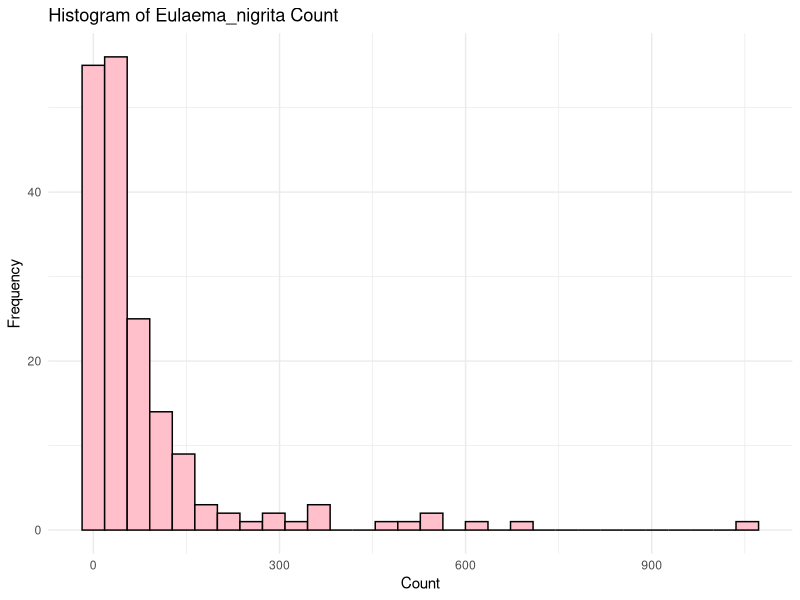
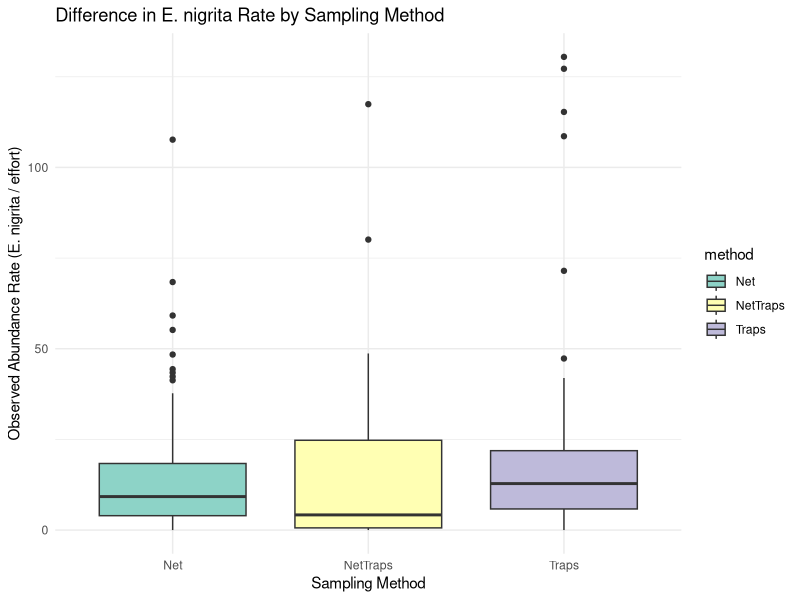
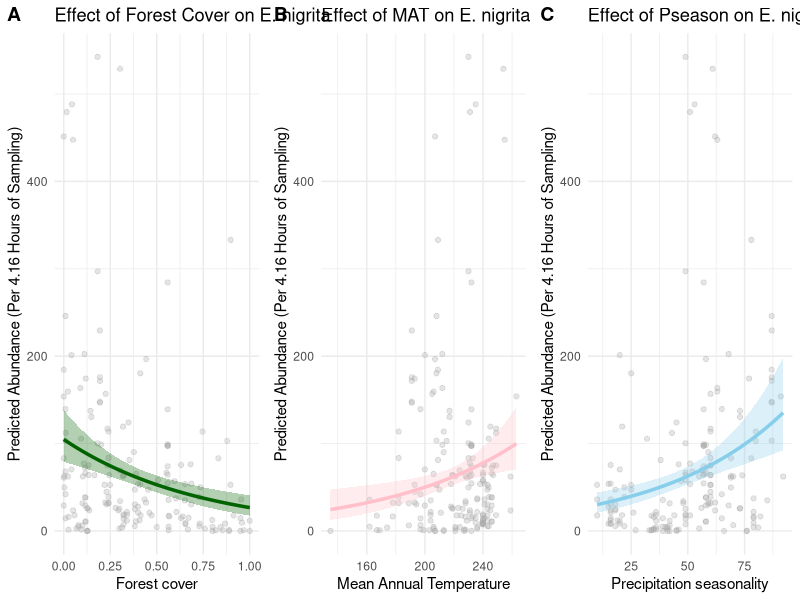

Recreate these plots in R, in order.
library(dplyr)
library(ggplot2)
library(MASS)
library(cowplot)
library(car)

dat = read.csv("exercise_6/Eulaema.csv")
head(dat)

ggplot(dat, aes(x = Eulaema_nigrita)) +
  geom_histogram( fill = "pink", color = "black") +
  labs(title = "Histogram of Eulaema_nigrita Count", x = "Count", y = "Frequency") +
  theme_minimal()

dat$rate <- dat$Eulaema_nigrita / dat$effort 

ggplot(dat, aes(x = method, y = rate, fill = method)) +
  geom_boxplot() +
  scale_fill_brewer(palette = "Set3") +
  labs(y = "Observed Abundance Rate (E. nigrita / effort)", 
       x = "Sampling Method", 
       title = "Difference in E. nigrita Rate by Sampling Method") +
  theme_minimal()

vif_model_full <- lm(Eulaema_nigrita ~ altitude + MAT + MAP + Tseason + Pseason + forest. + lu_het, data = dat)
vif(vif_model_full)

vif_model_step1 <- lm(Eulaema_nigrita ~ MAT + MAP + Tseason + Pseason + forest. + lu_het, data = dat)
vif(vif_model_step1)

vif_model_step2 <- lm(Eulaema_nigrita ~ MAT + MAP + Pseason + forest. + lu_het, data = dat)
vif(vif_model_step2)

vif_model_step3 <- lm(Eulaema_nigrita ~ MAT + Pseason + forest. + lu_het, data = dat)
vif(vif_model_step3)

m <- glm(Eulaema_nigrita ~ effort + forest. + MAT + Pseason + lu_het + method, "poisson", data = dat)
summary(m)

m_full <- glm.nb(Eulaema_nigrita ~ offset(log(effort)) + forest. + MAT + Pseason + lu_het + method, data = dat)
summary(m_full)

beta_lu_het <- 0.031036
sd_lu_het <- sd(dat$lu_het)
effect_lu_het_sd <- 100 * (exp(beta_lu_het * sd_lu_het) - 1)

beta_method_traps <- 0.167504
effect_method_traps <- 100 * (exp(beta_method_traps) - 1) # methods are categorical

beta_forest <- -1.250720
sd_forest <- sd(dat$forest.)
effect_forest <- 100 * (exp(beta_forest * sd_forest) - 1)

beta_MAT <- 0.010593
sd_MAT <- sd(dat$MAT)
effect_MAT <- 100 * (exp(beta_MAT * sd_MAT) - 1)

beta_Pseason <- 0.018179
sd_Pseason <- sd(dat$Pseason)
effect_Pseason <- 100 * (exp(beta_Pseason * sd_Pseason) - 1)

m_strong <- glm.nb(Eulaema_nigrita ~ offset(log(effort)) + forest. + MAT + Pseason, data = dat)

plot_effect <- function(predictor_var, color, small_titles, model = m_strong, data = dat) {
  
  xx_var <- seq(min(data[[predictor_var]]), max(data[[predictor_var]]), length.out = 100)
  
  bees <- data.frame(
    forest. = rep(mean(data$forest.), 100),
    MAT     = rep(mean(data$MAT), 100),
    Pseason = rep(mean(data$Pseason), 100),
    effort  = rep(mean(dat$effort), 100) 
  )
  bees[[predictor_var]] <- xx_var

  pred <- predict(model, newdata = bees, type = "link", se.fit = TRUE)
  fit   <- exp(pred$fit)
  upper <- exp(pred$fit + 1.96*pred$se.fit)
  lower <- exp(pred$fit - 1.96*pred$se.fit)

  df_fit <- data.frame(xx = xx_var, fit = fit, upper = upper, lower = lower)
  names(df_fit)[1] <- predictor_var

  p <- ggplot() +
    geom_point(aes(x = data[[predictor_var]], y = (data$Eulaema_nigrita / data$effort) * mean(data$effort)), 
               color="darkgrey", alpha=0.3) +
                geom_line(data = df_fit, aes(x = .data[[predictor_var]], y = fit), 
               color = color, linewidth = 1.2) +
                geom_ribbon(data = df_fit, aes(x = .data[[predictor_var]], ymin = lower, ymax = upper), 
               fill = color, alpha = 0.3) +
                labs(x = small_titles$x_label, 
       y = paste0("Predicted Abundance (Per ", round(mean(dat$effort), 2), " Hours of Sampling)"), 
       title = small_titles$title) + 
  theme_minimal()
  
return(p)
}

labels_forest <- list(x_label = "Forest cover", title = "Effect of Forest Cover on E. nigrita")
p1 <- plot_effect("forest.", "darkgreen", labels_forest)

labels_MAT <- list(x_label = "Mean Annual Temperature", title = "Effect of MAT on E. nigrita")
p2 <- plot_effect("MAT", "pink", labels_MAT)

labels_Pseason <- list(x_label = "Precipitation seasonality", title = "Effect of Pseason on E. nigrita")
p3 <- plot_effect("Pseason", "skyblue", labels_Pseason)

plot_grid( p1, p2, p3, ncol = 3,
           labels = c("A", "B", "C"))
